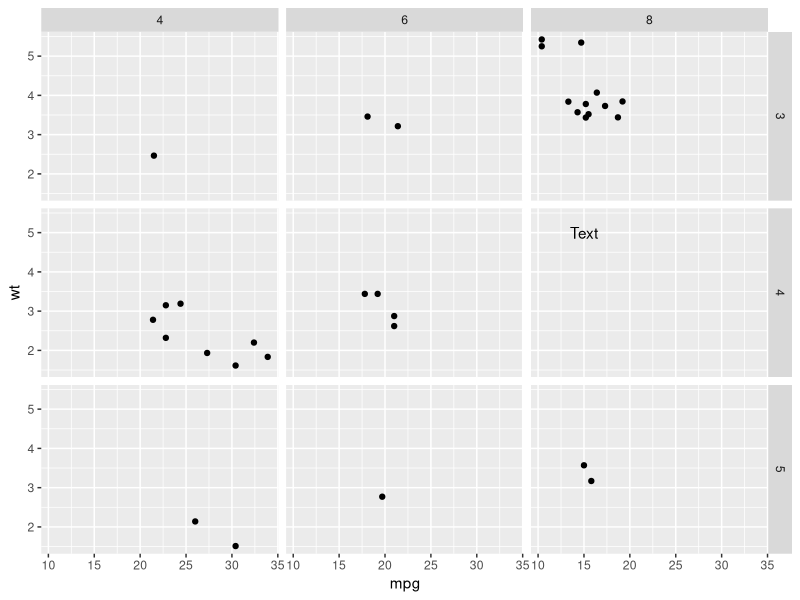

This chart was generated by the following R code:
# This question was originally asked on StackOverflow: https://stackoverflow.com/questions/51187010/annotation-text-on-individual-facet-in-ggplot2-2#51591446
library(ggplot2)
ann_text <- data.frame(mpg = 15,wt = 5,lab = "Text", 
                       cyl = factor(8,levels = c("4","6","8")), 
                       gear = factor(4, levels = c("3",  "4", "5")))
ggplot(mtcars, aes(mpg, wt)) + 
  geom_point() +
  facet_grid(factor(gear) ~ factor(cyl))+
  geom_text(aes(mpg,wt, label=lab),
            data = ann_text)